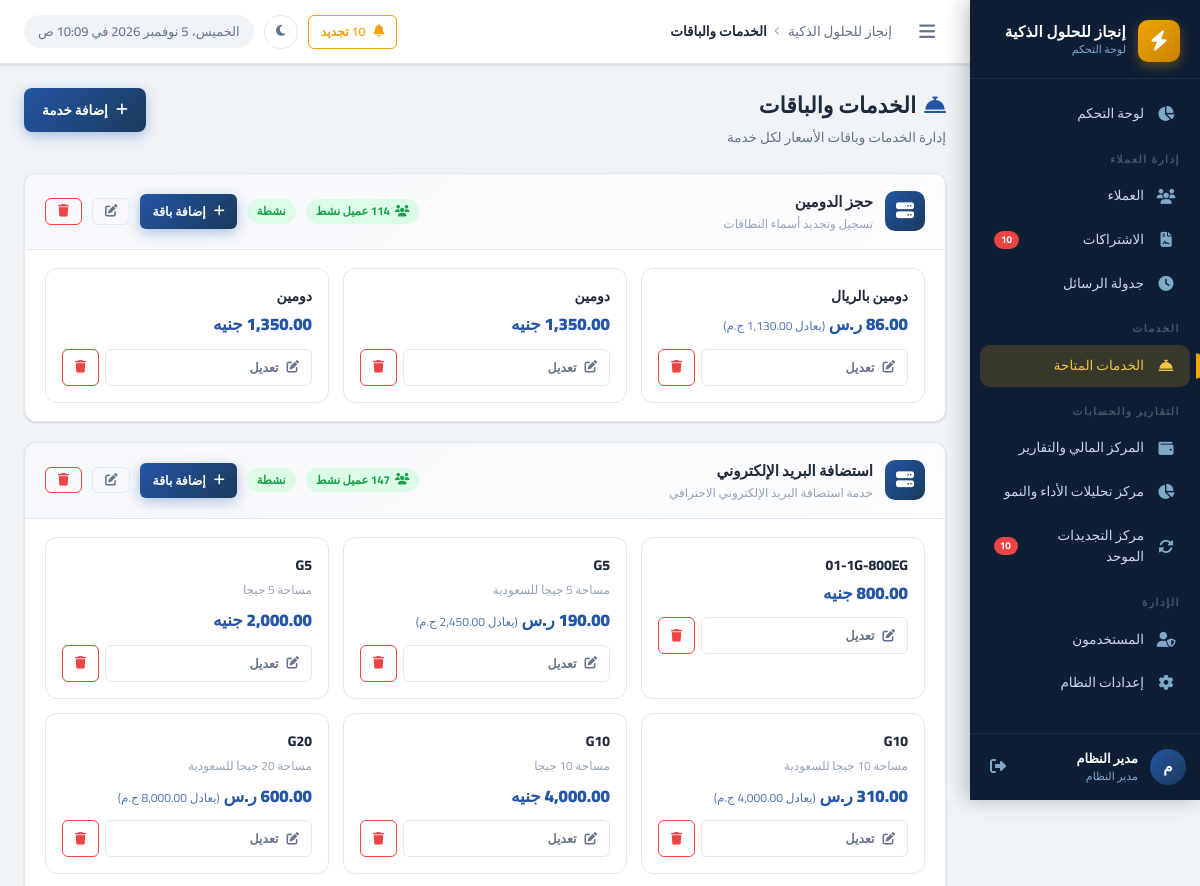
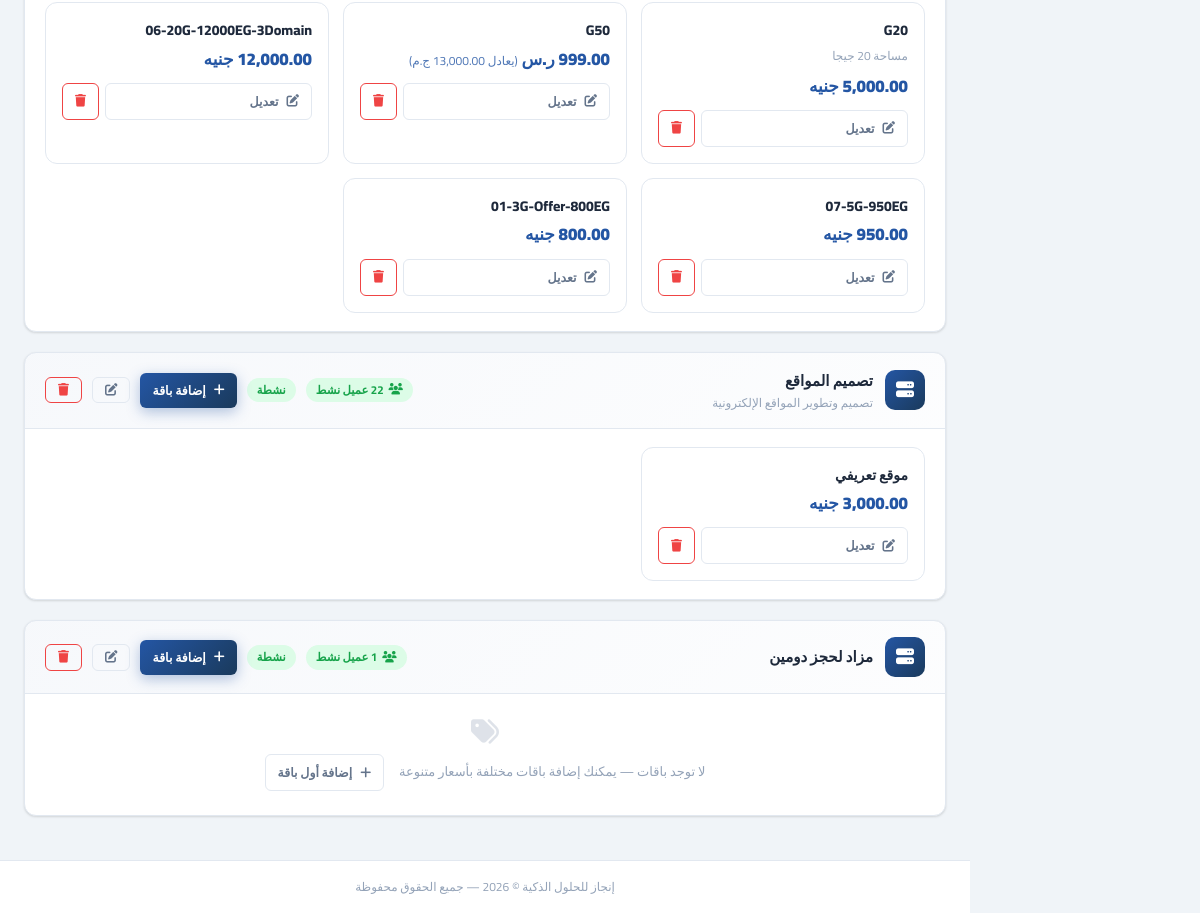
The page /services/index.php (signed in) on the database its author committed (2 pictures, top to bottom).
### tables this page shows
CREATE TABLE `services` (
  `id` int UNSIGNED NOT NULL,
  `name` varchar(200) NOT NULL COMMENT 'اسم الخدمة',
  `description` text,
  `default_price` decimal(10,2) NOT NULL DEFAULT '0.00',
  `duration_months` int NOT NULL DEFAULT '12' COMMENT 'مدة الاشتراك الافتراضية بالأشهر',
  `status` tinyint(1) NOT NULL DEFAULT '1',
  `created_by` int UNSIGNED DEFAULT NULL,
  `created_at` datetime NOT NULL DEFAULT CURRENT_TIMESTAMP,
  `sort_order` int NOT NULL DEFAULT '0'
);

CREATE TABLE `service_plans` (
  `id` int UNSIGNED NOT NULL,
  `service_id` int UNSIGNED NOT NULL,
  `name` varchar(150) NOT NULL,
  `description` text,
  `currency` varchar(10) NOT NULL DEFAULT 'EGP',
  `original_price` decimal(12,2) DEFAULT NULL,
  `price` decimal(12,2) NOT NULL DEFAULT '0.00',
  `sort_order` tinyint UNSIGNED NOT NULL DEFAULT '0',
  `status` tinyint(1) NOT NULL DEFAULT '1',
  `created_at` timestamp NOT NULL DEFAULT CURRENT_TIMESTAMP
);

### config/app.php (called while the page is built, shortened)
<?php
require_once INCLUDES_PATH . '/functions.php';
function getSettings(): array {
    static $settings = null;
    if ($settings === null) {
        try {
            $db  = getDB();
            $stmt = $db->query("SELECT `key`, `value` FROM `settings`");
            $settings = [];
            while ($row = $stmt->fetch()) {
                $settings[$row['key']] = $row['value'];
            }
        } catch (Exception $e) {
            $settings = [];
        }
    }
    return $settings;
}
function getSetting(string $key, string $default = ''): string {
    $settings = getSettings();
    return $settings[$key] ?? $default;
}

### services/index.php (the view, shortened to what this page needs)
<?php
require_once dirname(__DIR__) . '/config/app.php';
$db       = getDB();
$services = $db->query("
    SELECT s.*, COUNT(DISTINCT cs.client_id) as clients_count
    FROM services s
    LEFT JOIN client_subscriptions cs ON cs.service_id = s.id AND cs.status = 'active'
    GROUP BY s.id ORDER BY s.sort_order ASC, s.name ASC
")->fetchAll();
$allPlans = [];
if (!empty($services)) {
    $ids      = implode(',', array_column($services, 'id'));
    $planRows = $db->query("SELECT * FROM service_plans WHERE service_id IN ($ids) AND status=1 ORDER BY service_id, sort_order ASC, price ASC")->fetchAll();
    foreach ($planRows as $p) {
        $allPlans[$p['service_id']][] = $p;
    }
}
require_once INCLUDES_PATH . '/header.php';
?>
<div class="page-header">
  <div class="page-header-text">
    <h1 class="page-title"><i class="fas fa-concierge-bell" style="color:var(--primary-light);margin-left:8px;"></i>الخدمات والباقات</h1>
    <p class="page-subtitle">إدارة الخدمات وباقات الأسعار لكل خدمة</p>
  </div>
  <div class="page-actions">
    <button onclick="openAddServiceModal()" class="btn btn-primary">
      <i class="fas fa-plus"></i> إضافة خدمة
    </button>
  </div>
</div>
<?php if (empty($services)): ?>
<div class="card">
  <div class="empty-state" style="padding:60px;">
    <div class="empty-icon"><i class="fas fa-cube"></i></div>
    <p class="empty-title">لا توجد خدمات بعد</p>
    <button onclick="openAddServiceModal()" class="btn btn-primary"><i class="fas fa-plus"></i> إضافة أول خدمة</button>
  </div>
</div>
<?php else: ?>
<?php foreach ($services as $srv): ?>
<div class="card" style="margin-bottom:20px;">
  <div class="card-header" style="background:linear-gradient(135deg,rgba(36,86,164,.04),rgba(36,86,164,.01));">
    <div style="display:flex;align-items:center;gap:12px;">
      <div style="width:40px;height:40px;background:linear-gradient(135deg,var(--primary-light),var(--primary));
                  border-radius:10px;display:flex;align-items:center;justify-content:center;color:#fff;font-size:18px;">
        <i class="fas fa-server"></i>
      </div>
      <div>
        <div style="font-weight:800;font-size:15px;color:var(--text-primary);"><?= e($srv['name']) ?></div>
        <?php if ($srv['description']): ?>
        <div style="font-size:12px;color:var(--text-muted);"><?= e($srv['description']) ?></div>
        <?php endif; ?>
      </div>
    </div>
    <div style="display:flex;align-items:center;gap:10px;">
      <?php if ($srv['clients_count'] > 0): ?>
      <span class="badge badge-success"><i class="fas fa-users"></i> <?= $srv['clients_count'] ?> عميل نشط</span>
      <?php endif; ?>
      <?= $srv['status'] ? '<span class="badge badge-success">نشطة</span>' : '<span class="badge badge-secondary">موقوفة</span>' ?>
      <button onclick="openAddPlanModal(<?= $srv['id'] ?>, '<?= e(addslashes($srv['name'])) ?>')"
              class="btn btn-sm btn-primary" id="btn-add-plan-<?= $srv['id'] ?>">
        <i class="fas fa-plus"></i> إضافة باقة
      </button>
      <button onclick="editService(<?= htmlspecialchars(json_encode($srv), ENT_QUOTES) ?>)"
              class="btn btn-sm btn-outline" title="تعديل الخدمة">
        <i class="fas fa-edit"></i>
      </button>
      <a href="delete.php?id=<?= $srv['id'] ?>"
         class="btn btn-sm btn-outline-danger"
         data-confirm="حذف خدمة «<?= e($srv['name']) ?>» وكل باقاتها؟"
         title="حذف الخدمة">
        <i class="fas fa-trash"></i>
      </a>
    </div>
  </div>
  <?php $plans = $allPlans[$srv['id']] ?? []; ?>
  <?php if (empty($plans)): ?>
  <div style="padding:24px 20px;text-align:center;color:var(--text-muted);">
    <i class="fas fa-tags" style="font-size:28px;opacity:.3;display:block;margin-bottom:8px;"></i>
    <span style="font-size:13px;">لا توجد باقات — يمكنك إضافة باقات مختلفة بأسعار متنوعة</span>
    <button onclick="openAddPlanModal(<?= $srv['id'] ?>, '<?= e(addslashes($srv['name'])) ?>')"
            class="btn btn-sm btn-outline" style="margin-right:12px;">
      <i class="fas fa-plus"></i> إضافة أول باقة
    </button>
  </div>
  <?php else: ?>
  <div style="display:grid;grid-template-columns:repeat(auto-fill,minmax(220px,1fr));gap:14px;padding:18px 20px;">
    <?php foreach ($plans as $plan): ?>
    <div class="plan-card" style="border:1.5px solid var(--border-color);border-radius:12px;padding:16px;
                                   position:relative;transition:all .2s;background:#fff;">
      <div style="font-weight:800;font-size:14px;color:var(--text-primary);margin-bottom:4px;">
        <?= e($plan['name']) ?>
      </div>
      <?php if ($plan['description']): ?>
      <div style="font-size:12px;color:var(--text-muted);margin-bottom:8px;"><?= e($plan['description']) ?></div>
      <?php endif; ?>
      <div style="font-size:17px;font-weight:900;color:var(--primary-light);">
        <?= formatPlanPrice((float)$plan['price'], $plan['currency'] ?? 'EGP', isset($plan['original_price']) && $plan['original_price'] !== null ? (float)$plan['original_price'] : null) ?>
      </div>
      <div style="display:flex;gap:6px;margin-top:10px;">
        <button onclick="editPlan(<?= htmlspecialchars(json_encode($plan), ENT_QUOTES) ?>)"
                class="btn btn-sm btn-outline" style="flex:1;">
          <i class="fas fa-edit"></i> تعديل
        </button>
        <a href="delete-plan.php?id=<?= $plan['id'] ?>&service_id=<?= $srv['id'] ?>"
           class="btn btn-sm btn-outline-danger"
           data-confirm="حذف باقة «<?= e($plan['name']) ?>»؟">
          <i class="fas fa-trash"></i>
        </a>
      </div>
    </div>
    <?php endforeach; ?>
  </div>
  <?php endif; ?>
</div>
<?php endforeach; ?>
<?php endif; ?>
<?php require_once INCLUDES_PATH . '/footer.php'; ?>

### includes/functions.php (shortened to what this page needs)
<?php
function getSupportedCurrencies(): array {
    return [
        'EGP' => ['label' => 'جنيه مصري (EGP)', 'symbol' => 'ج.م', 'name' => 'جنيه'],
        'SAR' => ['label' => 'ريال سعودي (SAR)', 'symbol' => 'ر.س', 'name' => 'ريال'],
        'AED' => ['label' => 'درهم إماراتي (AED)', 'symbol' => 'د.إ', 'name' => 'درهم'],
        'USD' => ['label' => 'دولار أمريكي (USD)', 'symbol' => '$', 'name' => 'دولار'],
        'KWD' => ['label' => 'دينار كويتي (KWD)', 'symbol' => 'د.ك', 'name' => 'دينار كويتي'],
        'QAR' => ['label' => 'ريال قطري (QAR)', 'symbol' => 'ر.ق', 'name' => 'ريال قطري'],
        'OMR' => ['label' => 'ريال عماني (OMR)', 'symbol' => 'ر.ع', 'name' => 'ريال عماني'],
        'BHD' => ['label' => 'دينار بحريني (BHD)', 'symbol' => 'د.ب', 'name' => 'دينار بحريني'],
    ];
}
function formatPlanPrice(float $egpPrice, ?string $currency = 'EGP', ?float $originalPrice = null): string {
    $curr = strtoupper(trim($currency ?? 'EGP'));
    $currencies = getSupportedCurrencies();
    $currInfo = $currencies[$curr] ?? ['symbol' => $curr, 'name' => $curr];
    if ($curr !== 'EGP' && $originalPrice !== null && $originalPrice > 0) {
        return number_format($originalPrice, 2) . ' ' . $currInfo['symbol'] . ' <span style="font-size:12px;opacity:0.8;font-weight:normal;">(يعادل ' . number_format($egpPrice, 2) . ' ج.م)</span>';
    }
    return formatMoney($egpPrice);
}
function formatMoney(float $amount, string $currency = null): string {
    if ($currency === null) {
        $currency = getSetting('currency', 'جنيه');
    }
    return number_format($amount, 2) . ' ' . $currency;
}
function e(mixed $value): string {
    return htmlspecialchars((string)$value, ENT_QUOTES, 'UTF-8');
}

### assets/css/style.css (style rules this page uses)
:root { --primary: #1a3a5c; --primary-light: #2456a4; --primary-dark: #0e2340; --accent: #f0a500; --accent-light: #f5c442; --accent-dark: #c88200; --success: #22c55e; --success-light: #dcfce7; --warning: #f59e0b; --warning-light: #fef3c7; --danger: #ef4444; --danger-light: #fee2e2; --info: #3b82f6; --info-light: #dbeafe; --secondary: #6b7280; --secondary-light:#f3f4f6; --sidebar-bg: #0e1e35; --sidebar-width: 230px; --sidebar-item-hover: rgba(240, 165, 0, 0.12); --sidebar-active-bg: rgba(240, 165, 0, 0.18); --sidebar-text: #c8d8ea; --sidebar-icon: #7fa8c9; --topbar-height: 64px; --content-bg: #f0f4f8; --card-bg: #ffffff; --border-color: #e2e8f0; --border-radius: 12px; --border-radius-sm: 8px; --border-radius-lg: 16px; --font-family: 'Cairo', sans-serif; --text-primary: #1e293b; --text-secondary: #64748b; --text-muted: #94a3b8; --shadow-sm: 0 1px 3px rgba(0,0,0,.08), 0 1px 2px rgba(0,0,0,.06); --shadow-md: 0 4px 6px rgba(0,0,0,.07), 0 2px 4px rgba(0,0,0,.06); --shadow-lg: 0 10px 25px rgba(0,0,0,.1), 0 4px 10px rgba(0,0,0,.05); --shadow-xl: 0 20px 40px rgba(0,0,0,.12); --transition: all .22s cubic-bezier(.4,0,.2,1); }
*, *::before, *::after { box-sizing: border-box; margin: 0; padding: 0; }
html { direction: rtl; font-size: 13px; scroll-behavior: smooth; overflow-x: hidden; }
body { font-family: var(--font-family); background: var(--content-bg); color: var(--text-primary); min-height: 100vh; overflow-x: hidden; line-height: 1.6; }
a { color: var(--primary-light); text-decoration: none; transition: var(--transition); }
.page-header { display: flex; align-items: flex-start; justify-content: space-between; margin-bottom: 24px; gap: 16px; flex-wrap: wrap; }
.page-header-text .page-title { font-size: 22px; font-weight: 800; color: var(--text-primary); margin-bottom: 4px; }
.page-header-text .page-subtitle { font-size: 13.5px; color: var(--text-secondary); }
.page-actions { display: flex; gap: 10px; align-items: center; flex-wrap: wrap; }
.card { background: var(--card-bg); border-radius: var(--border-radius); border: 1px solid var(--border-color); box-shadow: var(--shadow-sm); overflow: hidden; transition: var(--transition); }
.card-header { display: flex; align-items: center; justify-content: space-between; padding: 16px 20px; border-bottom: 1px solid var(--border-color); background: #fafbfc; gap: 12px; }
.btn { display: inline-flex; align-items: center; gap: 8px; padding: 9px 18px; border-radius: var(--border-radius-sm); font-family: var(--font-family); font-size: 13.5px; font-weight: 600; cursor: pointer; border: none; outline: none; transition: var(--transition); white-space: nowrap; text-decoration: none; }
.btn-primary { background: linear-gradient(135deg, var(--primary-light), var(--primary)); color: #fff; box-shadow: 0 4px 14px rgba(36,86,164,.35); }
.btn-outline { background: transparent; border: 1.5px solid var(--border-color); color: var(--text-secondary); }
.btn-outline-danger { background: transparent; border: 1.5px solid var(--danger); color: var(--danger); }
.btn-sm { padding: 6px 12px; font-size: 12.5px; border-radius: 6px; }
.badge { display: inline-flex; align-items: center; gap: 5px; padding: 3px 10px; border-radius: 20px; font-size: 11.5px; font-weight: 700; white-space: nowrap; }
.badge-success { background: var(--success-light); color: #16a34a; }
.btn { transition: all 0.2s cubic-bezier(0.4, 0, 0.2, 1); }

### rows shown on the page
services: name "حجز الدومين", description "تسجيل وتجديد أسماء النطاقات", status "نشطة"
service_plans: name "دومين بالريال", egpPrice "1,130.00"
service_plans: name "دومين", price+currency+original_price "1,350.00 جنيه"
service_plans: name "دومين", price+currency+original_price "1,350.00 جنيه"
services: name "استضافة البريد الإلكتروني", description "خدمة استضافة البريد الإلكتروني الاحترافي", status "نشطة"
service_plans: name "01-1G-800EG", price+currency+original_price "800.00 جنيه"
service_plans: name "G5", description "مساحة 5 جيجا للسعودية", originalPrice "190.00", egpPrice "2,450.00"
service_plans: name "G5", description "مساحة 5 جيجا", price+currency+original_price "2,000.00 جنيه"
service_plans: name "G10", description "مساحة 10 جيجا للسعودية", originalPrice "310.00", egpPrice "4,000.00"
service_plans: name "G10", description "مساحة 10 جيجا", price+currency+original_price "4,000.00 جنيه"
service_plans: name "G20", description "مساحة 20 جيجا للسعودية", originalPrice "600.00", egpPrice "8,000.00"
service_plans: name "G20", description "مساحة 20 جيجا", price+currency+original_price "5,000.00 جنيه"
service_plans: name "G50", originalPrice "999.00"
service_plans: name "06-20G-12000EG-3Domain", price+currency+original_price "12,000.00 جنيه"
service_plans: name "07-5G-950EG", price+currency+original_price "950.00 جنيه"
service_plans: name "01-3G-Offer-800EG", price+currency+original_price "800.00 جنيه"
services: name "تصميم المواقع", description "تصميم وتطوير المواقع الإلكترونية", status "نشطة"
service_plans: name "موقع تعريفي", price+currency+original_price "3,000.00 جنيه"
services: name "مزاد لحجز دومين", status "نشطة"

### other values the page prints
$companyName "إنجاز للحلول الذكية"
$renewalCount "10"
$userInitial "م"
$userName "مدير النظام"
$userRole "مدير النظام"
$pageTitle "الخدمات والباقات"
